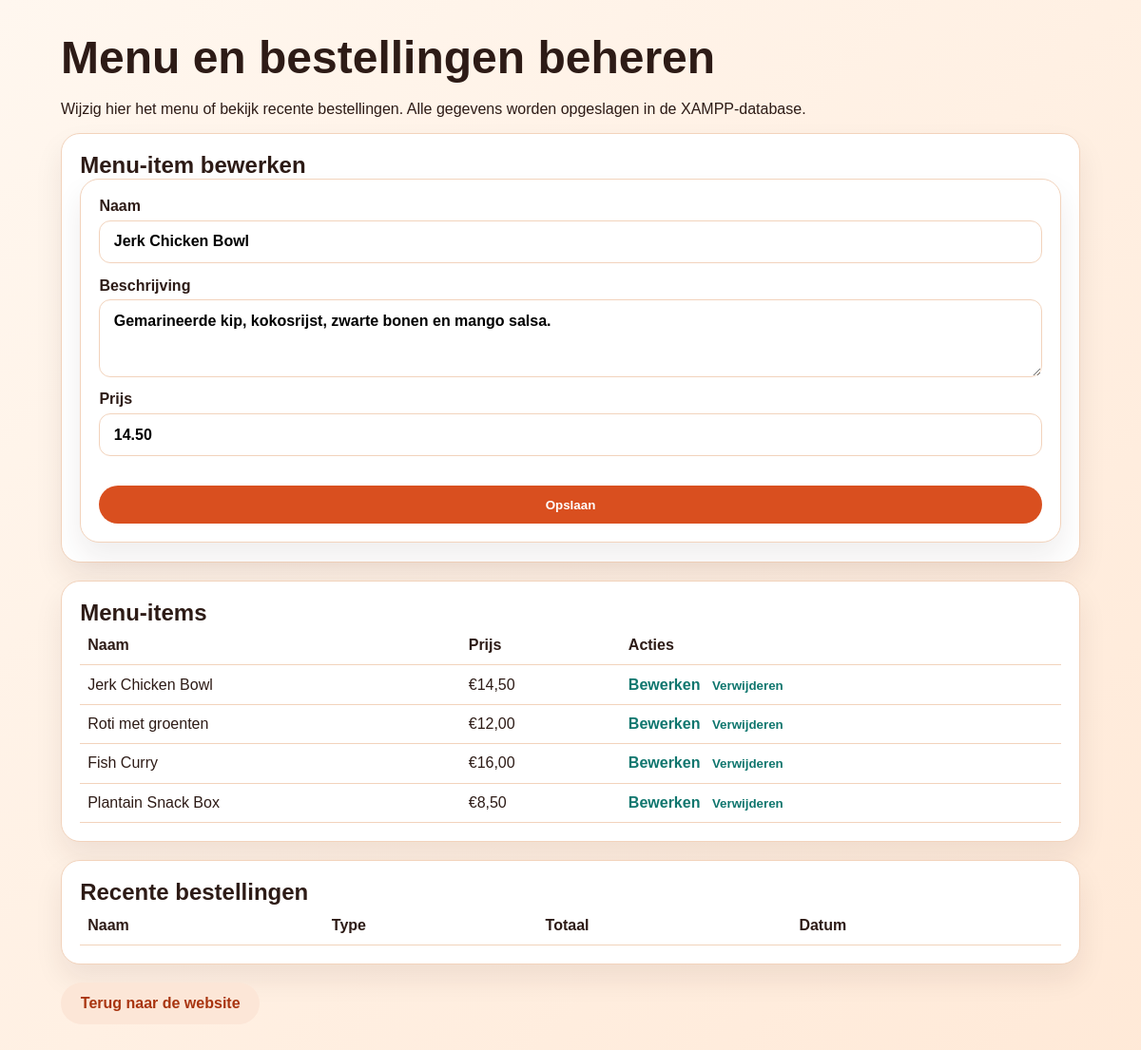
Screenshot of /admin.php?edit=1 with the database file from the repository.
### tables this page shows
CREATE TABLE IF NOT EXISTS menu_items (
    id INT AUTO_INCREMENT PRIMARY KEY,
    name VARCHAR(100) NOT NULL,
    description TEXT NOT NULL,
    price DECIMAL(8,2) NOT NULL,
    created_at TIMESTAMP DEFAULT CURRENT_TIMESTAMP
);

### admin.php (the view, shortened to what this page needs)
<?php
$pdo = getDb();
$editId = isset($_GET['edit']) ? (int) $_GET['edit'] : 0;
$editItem = null;
if ($editId > 0) {
    $stmt = $pdo->prepare('SELECT * FROM menu_items WHERE id = ?');
    $stmt->execute([$editId]);
    $editItem = $stmt->fetch();
}
$menuStmt = $pdo->query('SELECT * FROM menu_items ORDER BY id ASC');
$menuItems = $menuStmt->fetchAll();
?>
<!DOCTYPE html>
<html lang="nl">
  <head>
    <link rel="stylesheet" href="styles.css" />
  </head>
  <body>
    <main class="container admin-page">
      <h1>Menu en bestellingen beheren</h1>
      <p>Wijzig hier het menu of bekijk recente bestellingen. Alle gegevens worden opgeslagen in de XAMPP-database.</p>
      <section class="card admin-card">
        <h2><?= $editItem ? 'Menu-item bewerken' : 'Nieuw menu-item toevoegen' ?></h2>
        <form method="post" class="order-form">
          <label>
            Naam
            <input type="text" name="name" value="<?= htmlspecialchars($editItem['name'] ?? '') ?>" required />
          </label>
          <label>
            Beschrijving
            <textarea name="description" rows="3" required><?= htmlspecialchars($editItem['description'] ?? '') ?></textarea>
          </label>
          <label>
            Prijs
            <input type="number" step="0.01" name="price" value="<?= htmlspecialchars($editItem['price'] ?? '0.00') ?>" required />
          </label>
          <button type="submit" class="btn btn-primary">Opslaan</button>
        </form>
      </section>
      <section class="card admin-card">
        <h2>Menu-items</h2>
        <table class="admin-table">
          <thead>
            <tr>
              <th>Naam</th>
              <th>Prijs</th>
              <th>Acties</th>
            </tr>
          </thead>
          <tbody>
            <?php foreach ($menuItems as $item): ?>
              <tr>
                <td><?= htmlspecialchars($item['name']) ?></td>
                <td>€<?= number_format((float) $item['price'], 2, ',', '.') ?></td>
                <td>
                  <a class="action-link" href="admin.php?edit=<?= (int) $item['id'] ?>">Bewerken</a>
                  <form method="post" class="inline-form">
                    <button type="submit" class="link-button">Verwijderen</button>
                  </form>
                </td>
              </tr>
            <?php endforeach; ?>
          </tbody>
        </table>
      </section>
      <section class="card admin-card">
        <h2>Recente bestellingen</h2>
        <table class="admin-table">
          <thead>
            <tr>
              <th>Naam</th>
              <th>Type</th>
              <th>Totaal</th>
              <th>Datum</th>
            </tr>
          </thead>
        </table>
      </section>
      <p><a href="index.php" class="btn btn-secondary">Terug naar de website</a></p>
    </main>
  </body>
</html>

### styles.css (style rules this page uses)
:root { --bg: #fff7ef; --surface: #ffffff; --primary: #d94f1f; --primary-dark: #a8340f; --accent: #0f766e; --text: #2d1b16; --muted: #6f5a4f; --border: #f2d3bc; }
* { box-sizing: border-box; }
body { margin: 0; font-family: 'Poppins', sans-serif; color: var(--text); background: linear-gradient(135deg, #fff7ef 0%, #ffe9d7 100%); }
h1, h2, h3 { margin: 0; }
h1 { font-size: clamp(2rem, 4vw, 3rem); line-height: 1.2; margin-bottom: 0.8rem; }
.btn { display: inline-block; border: none; border-radius: 999px; padding: 0.8rem 1.3rem; font-weight: 600; cursor: pointer; text-decoration: none; transition: transform 180ms ease, background 180ms ease; }
.btn-primary { background: var(--primary); color: white; margin-top: 1rem; }
.btn-secondary { background: #fce6d7; color: var(--primary-dark); }
.container { max-width: 1120px; margin: 0 auto; padding: 3rem 1.5rem 4rem; }
.card, .cart-panel, .order-form { background: var(--surface); border: 1px solid var(--border); border-radius: 20px; padding: 1.2rem; box-shadow: 0 15px 30px rgba(45, 27, 22, 0.08); }
.order-form { display: flex; flex-direction: column; gap: 0.9rem; }
.order-form label, .order-form fieldset { display: flex; flex-direction: column; gap: 0.35rem; font-weight: 600; }
.order-form input, .order-form textarea { border: 1px solid var(--border); border-radius: 12px; padding: 0.8rem 0.9rem; font: inherit; }
.admin-page { padding-top: 2rem; }
.admin-card { margin-bottom: 1.2rem; }
.admin-table { width: 100%; border-collapse: collapse; }
.admin-table th, .admin-table td { text-align: left; padding: 0.7rem 0.5rem; border-bottom: 1px solid var(--border); }
.action-link, .link-button { color: var(--accent); font-weight: 600; text-decoration: none; background: none; border: none; cursor: pointer; padding: 0; }
.inline-form { display: inline-block; margin-left: 0.5rem; }

### rows the page displays
menu_items: name "Jerk Chicken Bowl", description "Gemarineerde kip, kokosrijst, zwarte bonen en mango salsa.", price "14.50", price "14,50"
menu_items: name "Roti met groenten", price "12,00"
menu_items: name "Fish Curry", price "16,00"
menu_items: name "Plantain Snack Box", price "8,50"
